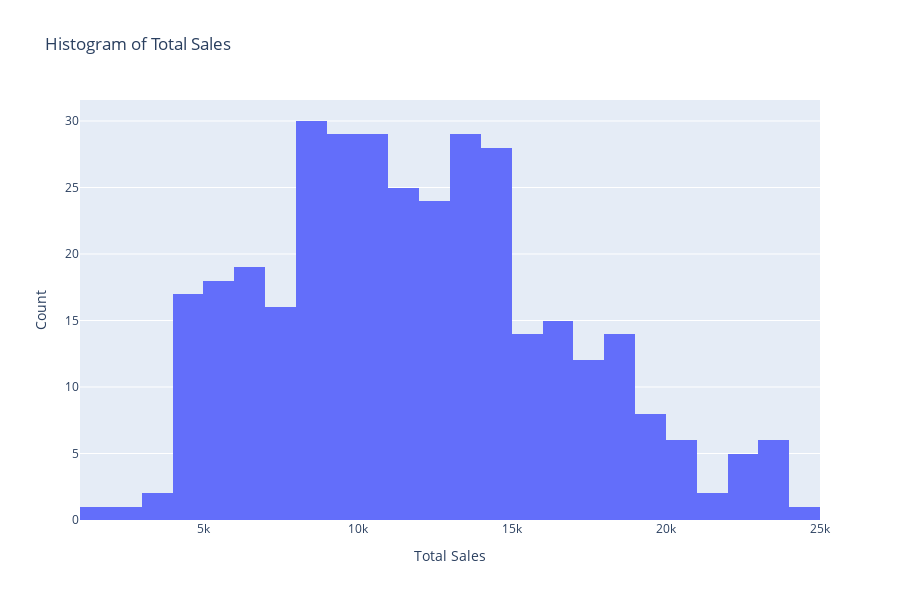

Notebook source saved alongside this figure:
### Markdown cell above
### Outlier Removal using IQR

### Code cell
# Calculate Q1 and Q3
Q1 = df_daily_sales['Total Sales'].quantile(0.25)
Q3 = df_daily_sales['Total Sales'].quantile(0.75)
IQR = Q3 - Q1

# Define bounds for outliers
lower_bound = Q1 - 1.5 * IQR
upper_bound = Q3 + 1.5 * IQR

# Remove outliers
cleaned_daily_sales = df_daily_sales[(df_daily_sales['Total Sales'] >= lower_bound) & 
                                    (df_daily_sales['Total Sales'] <= upper_bound)]

fig = px.histogram(cleaned_daily_sales, x='Total Sales', title='Histogram of Total Sales', height = 600)
fig.update_xaxes(title_text='Total Sales')
fig.update_yaxes(title_text='Count')
fig.show()

### Figure 1 — Plotly figure (JSON) as saved in the notebook; plotly's stock layout.template omitted (floating-point values rounded to 4 significant figures; data arrays with more than 128 entries replaced by an {"elided": "..."} marker saying what was removed)
{"data": [{"alignmentgroup": "True", "bingroup": "x", "hovertemplate": "Total Sales=%{x}<br>count=%{y}<extra></extra>", "legendgroup": "", "marker": {"color": "#636efa", "pattern": {"shape": ""}}, "name": "", "offsetgroup": "", "orientation": "v", "showlegend": false, "type": "histogram", "x": {"elided": "351 float values"}, "xaxis": "x", "yaxis": "y"}], "layout": {"barmode": "relative", "height": 600, "legend": {"tracegroupgap": 0}, "title": {"text": "Histogram of Total Sales"}, "xaxis": {"anchor": "y", "domain": [0, 1], "title": {"text": "Total Sales"}}, "yaxis": {"anchor": "x", "domain": [0, 1], "title": {"text": "Count"}}}}
